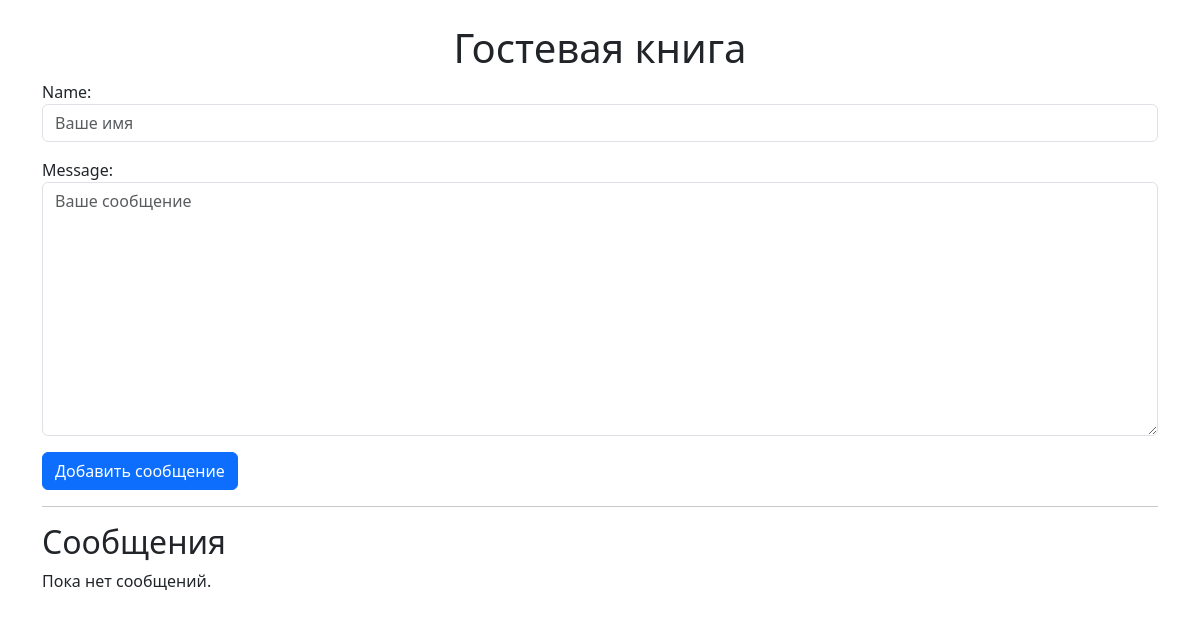
Before: / with the older database file.
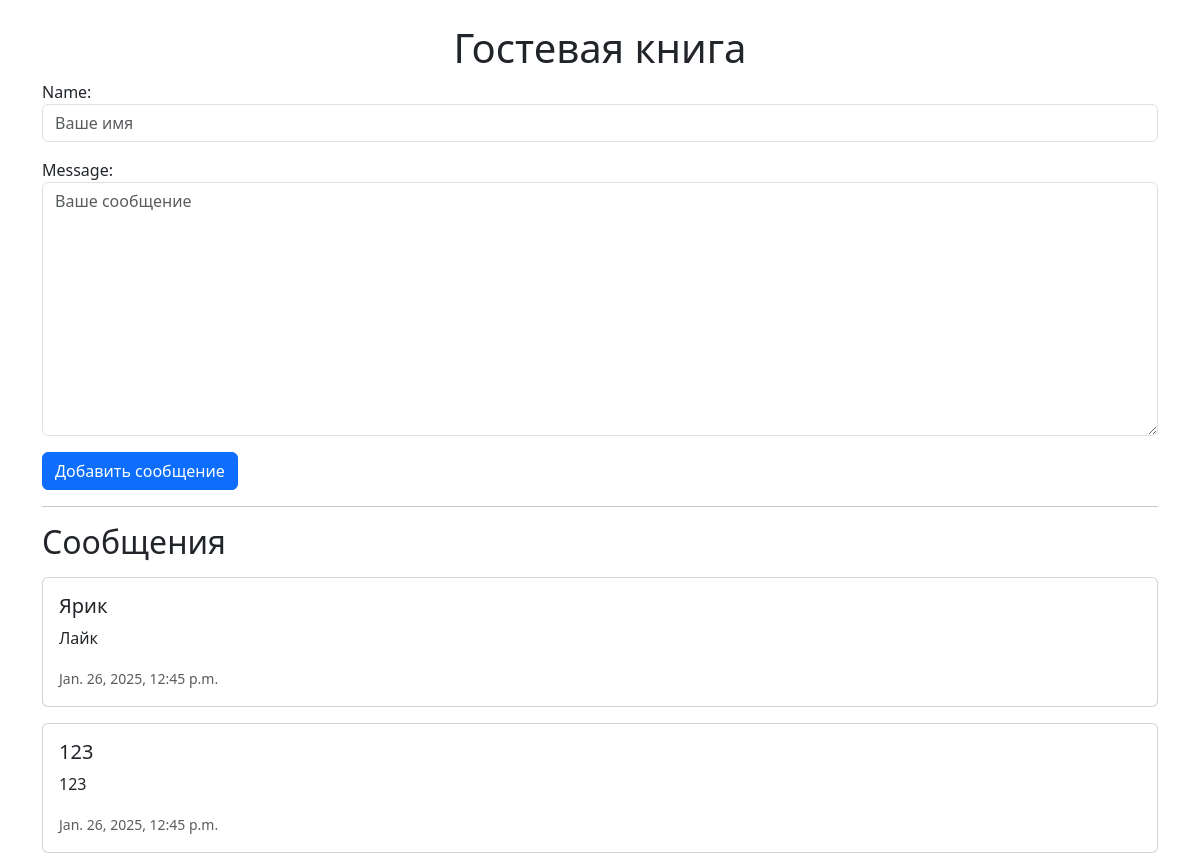
After: the same page with the newer database file.
### book/models.py (models this page shows)
class GuestbookEntry(models.Model):
    name = models.CharField(max_length=100) # Имя Гостя
    message = models.TextField() # Сообщение
    created_at = models.DateTimeField(auto_now_add=True) #Автомат отметка времени

### book/views.py (the view)
# urls.py: path('', views.guestbook_view, name='guestbook'),
def guestbook_view(request):
    if request.method == 'POST':
        form = GuestbookForm(request.POST)
        if form.is_valid():
            form.save()
            return redirect('guestbook')  # Перенаправление на ту же страницу после отправки формы
    else:
        form = GuestbookForm()
    entries = GuestbookEntry.objects.order_by('-created_at')  # Последние сообщения сверху
    return render(request, 'book/guestbook.html', {'form': form, 'entries': entries})

### book/forms.py
class GuestbookForm(forms.ModelForm):
    class Meta:
        model = GuestbookEntry
        fields = ['name', 'message']
        widgets = {
            'name': forms.TextInput(attrs={'placeholder': 'Ваше имя', 'class': 'form-control'}),
            'message': forms.Textarea(attrs={'placeholder': 'Ваше сообщение', 'class': 'form-control'}),
        }

### book/templates/book/guestbook.html (shortened to what this page needs)
<!DOCTYPE html>
<html>
<head>
    <link rel="stylesheet" href="https://cdn.jsdelivr.net/npm/bootstrap@5.3.0-alpha1/dist/css/bootstrap.min.css">
</head>
<body>
    <div class="container mt-4">
        <h1 class="text-center">Гостевая книга</h1>
        <form method="post">
            {{ form.as_p }}
            <button type="submit" class="btn btn-primary">Добавить сообщение</button>
        </form>
        <hr>
        <h2>Сообщения</h2>
        {% for entry in entries %}
            <div class="card mt-3">
                <div class="card-body">
                    <h5 class="card-title">{{ entry.name }}</h5>
                    <p class="card-text">{{ entry.message }}</p>
                    <p class="card-text text-muted"><small>{{ entry.created_at }}</small></p>
                </div>
            </div>
        {% empty %}
            <p>Пока нет сообщений.</p>
        {% endfor %}
    </div>
</body>
</html>

Changed rows visible on the page:
added GuestbookEntry: name "Ярик", message "Лайк", created_at "Jan. 26, 2025, 12:45 p.m."
added GuestbookEntry: name "123", message "123", created_at "Jan. 26, 2025, 12:45 p.m."
Other visible differences:
text no longer shown: "Пока нет сообщений."
